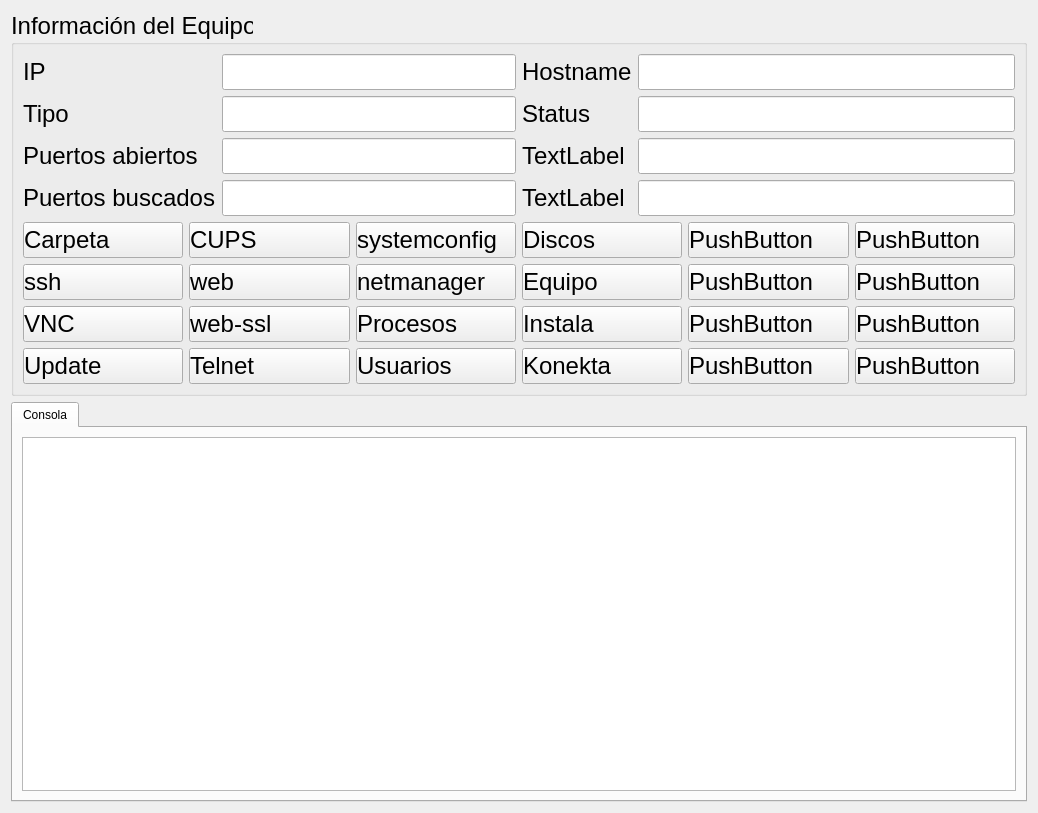
<?xml version="1.0" encoding="UTF-8"?>
<ui version="4.0">
 <class>Equipos</class>
 <widget class="QWidget" name="Equipos">
  <property name="geometry">
   <rect>
    <x>0</x>
    <y>0</y>
    <width>1038</width>
    <height>813</height>
   </rect>
  </property>
  <property name="windowTitle">
   <string>Equipos</string>
  </property>
  <property name="styleSheet">
   <string notr="true">&quot;background-color:red&quot;</string>
  </property>
  <layout class="QGridLayout" name="gridLayout">
   <item row="1" column="0">
    <widget class="QGroupBox" name="groupBox">
     <property name="font">
      <font>
       <pointsize>18</pointsize>
      </font>
     </property>
     <property name="title">
      <string>Información del Equipo</string>
     </property>
     <layout class="QGridLayout" name="gridLayout_3">
      <item row="0" column="0">
       <layout class="QVBoxLayout" name="verticalLayout_10">
        <item>
         <layout class="QHBoxLayout" name="horizontalLayout_4">
          <item>
           <layout class="QHBoxLayout" name="horizontalLayout_2">
            <item>
             <layout class="QVBoxLayout" name="verticalLayout_3">
              <item>
               <widget class="QLabel" name="label_ip">
                <property name="text">
                 <string>IP</string>
                </property>
               </widget>
              </item>
              <item>
               <widget class="QLabel" name="label_tipo">
                <property name="text">
                 <string>Tipo</string>
                </property>
               </widget>
              </item>
              <item>
               <widget class="QLabel" name="label_puertos">
                <property name="text">
                 <string>Puertos abiertos</string>
                </property>
               </widget>
              </item>
              <item>
               <widget class="QLabel" name="label_4">
                <property name="text">
                 <string>Puertos buscados</string>
                </property>
               </widget>
              </item>
             </layout>
            </item>
            <item>
             <layout class="QVBoxLayout" name="verticalLayout_4">
              <item>
               <widget class="QLineEdit" name="lineEdit_ip">
                <property name="readOnly">
                 <bool>true</bool>
                </property>
               </widget>
              </item>
              <item>
               <widget class="QLineEdit" name="lineEdit_tipo">
                <property name="readOnly">
                 <bool>true</bool>
                </property>
               </widget>
              </item>
              <item>
               <widget class="QLineEdit" name="lineEdit_puertos">
                <property name="readOnly">
                 <bool>true</bool>
                </property>
               </widget>
              </item>
              <item>
               <widget class="QLineEdit" name="lineEdit_puertosBuscados">
                <property name="readOnly">
                 <bool>true</bool>
                </property>
               </widget>
              </item>
             </layout>
            </item>
           </layout>
          </item>
          <item>
           <layout class="QHBoxLayout" name="horizontalLayout_3">
            <item>
             <layout class="QVBoxLayout" name="verticalLayout_6">
              <item>
               <widget class="QLabel" name="label_hostname">
                <property name="text">
                 <string>Hostname</string>
                </property>
               </widget>
              </item>
              <item>
               <widget class="QLabel" name="label_status">
                <property name="text">
                 <string>Status</string>
                </property>
               </widget>
              </item>
              <item>
               <widget class="QLabel" name="label_8">
                <property name="text">
                 <string>TextLabel</string>
                </property>
               </widget>
              </item>
              <item>
               <widget class="QLabel" name="label_9">
                <property name="text">
                 <string>TextLabel</string>
                </property>
               </widget>
              </item>
             </layout>
            </item>
            <item>
             <layout class="QVBoxLayout" name="verticalLayout_5">
              <item>
               <widget class="QLineEdit" name="lineEdit_hostname">
                <property name="readOnly">
                 <bool>true</bool>
                </property>
               </widget>
              </item>
              <item>
               <widget class="QLineEdit" name="lineEdit_status">
                <property name="readOnly">
                 <bool>true</bool>
                </property>
               </widget>
              </item>
              <item>
               <widget class="QLineEdit" name="lineEdit_7">
                <property name="readOnly">
                 <bool>true</bool>
                </property>
               </widget>
              </item>
              <item>
               <widget class="QLineEdit" name="lineEdit_8">
                <property name="readOnly">
                 <bool>true</bool>
                </property>
               </widget>
              </item>
             </layout>
            </item>
           </layout>
          </item>
         </layout>
        </item>
        <item>
         <layout class="QHBoxLayout" name="horizontalLayout">
          <item>
           <layout class="QVBoxLayout" name="verticalLayout_2">
            <item>
             <widget class="QPushButton" name="pB_carpeta">
              <property name="styleSheet">
               <string notr="true">Text-align:left</string>
              </property>
              <property name="text">
               <string>Carpeta</string>
              </property>
              <property name="icon">
               <iconset resource="iconos.qrc">
                <normaloff>:/imagenes/iconos/equipos/carpeta_personal.png</normaloff>:/imagenes/iconos/equipos/carpeta_personal.png</iconset>
              </property>
              <property name="iconSize">
               <size>
                <width>35</width>
                <height>35</height>
               </size>
              </property>
             </widget>
            </item>
            <item>
             <widget class="QPushButton" name="pB_ssh">
              <property name="styleSheet">
               <string notr="true">Text-align:left</string>
              </property>
              <property name="text">
               <string>ssh</string>
              </property>
              <property name="icon">
               <iconset resource="iconos.qrc">
                <normaloff>:/imagenes/iconos/equipos/ssh_35.png</normaloff>:/imagenes/iconos/equipos/ssh_35.png</iconset>
              </property>
              <property name="iconSize">
               <size>
                <width>32</width>
                <height>35</height>
               </size>
              </property>
             </widget>
            </item>
            <item>
             <widget class="QPushButton" name="pB_vnc">
              <property name="styleSheet">
               <string notr="true">Text-align:left</string>
              </property>
              <property name="text">
               <string>VNC</string>
              </property>
              <property name="icon">
               <iconset resource="iconos.qrc">
                <normaloff>:/imagenes/iconos/equipos/vnc.jpeg</normaloff>:/imagenes/iconos/equipos/vnc.jpeg</iconset>
              </property>
              <property name="iconSize">
               <size>
                <width>35</width>
                <height>35</height>
               </size>
              </property>
             </widget>
            </item>
            <item>
             <widget class="QPushButton" name="pB_update">
              <property name="styleSheet">
               <string notr="true">Text-align:left</string>
              </property>
              <property name="text">
               <string>Update</string>
              </property>
              <property name="icon">
               <iconset resource="iconos.qrc">
                <normaloff>:/imagenes/iconos/equipos/update.png</normaloff>:/imagenes/iconos/equipos/update.png</iconset>
              </property>
              <property name="iconSize">
               <size>
                <width>35</width>
                <height>35</height>
               </size>
              </property>
             </widget>
            </item>
           </layout>
          </item>
          <item>
           <layout class="QVBoxLayout" name="verticalLayout_7">
            <item>
             <widget class="QPushButton" name="pB_CUPS">
              <property name="styleSheet">
               <string notr="true">Text-align:left</string>
              </property>
              <property name="text">
               <string>CUPS</string>
              </property>
              <property name="icon">
               <iconset resource="iconos.qrc">
                <normaloff>:/imagenes/iconos/equipos/cups32.png</normaloff>:/imagenes/iconos/equipos/cups32.png</iconset>
              </property>
              <property name="iconSize">
               <size>
                <width>35</width>
                <height>35</height>
               </size>
              </property>
             </widget>
            </item>
            <item>
             <widget class="QPushButton" name="pB_web">
              <property name="styleSheet">
               <string notr="true">Text-align:left</string>
              </property>
              <property name="text">
               <string>web</string>
              </property>
              <property name="icon">
               <iconset resource="iconos.qrc">
                <normaloff>:/imagenes/iconos/equipos/web.jpeg</normaloff>:/imagenes/iconos/equipos/web.jpeg</iconset>
              </property>
              <property name="iconSize">
               <size>
                <width>35</width>
                <height>35</height>
               </size>
              </property>
             </widget>
            </item>
            <item>
             <widget class="QPushButton" name="pB_webssl">
              <property name="styleSheet">
               <string notr="true">Text-align:left</string>
              </property>
              <property name="text">
               <string>web-ssl</string>
              </property>
              <property name="icon">
               <iconset resource="iconos.qrc">
                <normaloff>:/imagenes/iconos/equipos/web.jpeg</normaloff>:/imagenes/iconos/equipos/web.jpeg</iconset>
              </property>
              <property name="iconSize">
               <size>
                <width>35</width>
                <height>35</height>
               </size>
              </property>
             </widget>
            </item>
            <item>
             <widget class="QPushButton" name="pB_telnet">
              <property name="styleSheet">
               <string notr="true">Text-align:left</string>
              </property>
              <property name="text">
               <string>Telnet</string>
              </property>
              <property name="icon">
               <iconset resource="iconos.qrc">
                <normaloff>:/imagenes/iconos/equipos/telnet.jpeg</normaloff>:/imagenes/iconos/equipos/telnet.jpeg</iconset>
              </property>
              <property name="iconSize">
               <size>
                <width>35</width>
                <height>35</height>
               </size>
              </property>
             </widget>
            </item>
           </layout>
          </item>
          <item>
           <layout class="QVBoxLayout" name="verticalLayout">
            <item>
             <widget class="QPushButton" name="pB_systemconfig">
              <property name="styleSheet">
               <string notr="true">Text-align:left</string>
              </property>
              <property name="text">
               <string>systemconfig</string>
              </property>
              <property name="icon">
               <iconset resource="iconos.qrc">
                <normaloff>:/imagenes/iconos/equipos/config_pam.png</normaloff>:/imagenes/iconos/equipos/config_pam.png</iconset>
              </property>
              <property name="iconSize">
               <size>
                <width>35</width>
                <height>35</height>
               </size>
              </property>
             </widget>
            </item>
            <item>
             <widget class="QPushButton" name="pB_networkManager">
              <property name="styleSheet">
               <string notr="true">Text-align:left</string>
              </property>
              <property name="text">
               <string>netmanager</string>
              </property>
              <property name="icon">
               <iconset resource="iconos.qrc">
                <normaloff>:/imagenes/iconos/equipos/net.png</normaloff>:/imagenes/iconos/equipos/net.png</iconset>
              </property>
              <property name="iconSize">
               <size>
                <width>35</width>
                <height>35</height>
               </size>
              </property>
             </widget>
            </item>
            <item>
             <widget class="QPushButton" name="pB_procesos">
              <property name="styleSheet">
               <string notr="true">Text-align:left</string>
              </property>
              <property name="text">
               <string>Procesos</string>
              </property>
              <property name="icon">
               <iconset resource="iconos.qrc">
                <normaloff>:/imagenes/iconos/equipos/procesos.png</normaloff>:/imagenes/iconos/equipos/procesos.png</iconset>
              </property>
              <property name="iconSize">
               <size>
                <width>35</width>
                <height>35</height>
               </size>
              </property>
             </widget>
            </item>
            <item>
             <widget class="QPushButton" name="pB_usuarios">
              <property name="styleSheet">
               <string notr="true">Text-align:left</string>
              </property>
              <property name="text">
               <string>Usuarios</string>
              </property>
              <property name="icon">
               <iconset resource="iconos.qrc">
                <normaloff>:/imagenes/iconos/equipos/asistencia.png</normaloff>:/imagenes/iconos/equipos/asistencia.png</iconset>
              </property>
              <property name="iconSize">
               <size>
                <width>35</width>
                <height>35</height>
               </size>
              </property>
             </widget>
            </item>
           </layout>
          </item>
          <item>
           <layout class="QVBoxLayout" name="verticalLayout_8">
            <item>
             <widget class="QPushButton" name="pB_discos">
              <property name="styleSheet">
               <string notr="true">Text-align:left</string>
              </property>
              <property name="text">
               <string>Discos</string>
              </property>
              <property name="icon">
               <iconset resource="iconos.qrc">
                <normaloff>:/imagenes/iconos/equipos/discos.png</normaloff>:/imagenes/iconos/equipos/discos.png</iconset>
              </property>
              <property name="iconSize">
               <size>
                <width>35</width>
                <height>35</height>
               </size>
              </property>
             </widget>
            </item>
            <item>
             <widget class="QPushButton" name="pB_equipo">
              <property name="styleSheet">
               <string notr="true">Text-align:left</string>
              </property>
              <property name="text">
               <string>Equipo</string>
              </property>
              <property name="icon">
               <iconset resource="iconos.qrc">
                <normaloff>:/imagenes/iconos/equipos/lspci.png</normaloff>:/imagenes/iconos/equipos/lspci.png</iconset>
              </property>
              <property name="iconSize">
               <size>
                <width>35</width>
                <height>35</height>
               </size>
              </property>
             </widget>
            </item>
            <item>
             <widget class="QPushButton" name="pB_instala">
              <property name="styleSheet">
               <string notr="true">Text-align:left</string>
              </property>
              <property name="text">
               <string>Instala</string>
              </property>
              <property name="icon">
               <iconset resource="iconos.qrc">
                <normaloff>:/imagenes/iconos/equipos/instala.png</normaloff>:/imagenes/iconos/equipos/instala.png</iconset>
              </property>
              <property name="iconSize">
               <size>
                <width>35</width>
                <height>35</height>
               </size>
              </property>
             </widget>
            </item>
            <item>
             <widget class="QPushButton" name="pB_konekta">
              <property name="sizePolicy">
               <sizepolicy hsizetype="Preferred" vsizetype="Fixed">
                <horstretch>0</horstretch>
                <verstretch>0</verstretch>
               </sizepolicy>
              </property>
              <property name="font">
               <font>
                <stylestrategy>PreferDefault</stylestrategy>
               </font>
              </property>
              <property name="styleSheet">
               <string notr="true">Text-align:left</string>
              </property>
              <property name="text">
               <string>Konekta</string>
              </property>
              <property name="icon">
               <iconset resource="iconos.qrc">
                <normaloff>:/imagenes/iconos/equipos/konekta.png</normaloff>:/imagenes/iconos/equipos/konekta.png</iconset>
              </property>
              <property name="iconSize">
               <size>
                <width>35</width>
                <height>35</height>
               </size>
              </property>
             </widget>
            </item>
           </layout>
          </item>
          <item>
           <layout class="QVBoxLayout" name="verticalLayout_11">
            <item>
             <widget class="QPushButton" name="pushButton_8">
              <property name="styleSheet">
               <string notr="true">Text-align:left</string>
              </property>
              <property name="text">
               <string>PushButton</string>
              </property>
              <property name="icon">
               <iconset resource="iconos.qrc">
                <normaloff>:/imagenes/iconos/equipos/glpi.png</normaloff>:/imagenes/iconos/equipos/glpi.png</iconset>
              </property>
              <property name="iconSize">
               <size>
                <width>35</width>
                <height>35</height>
               </size>
              </property>
             </widget>
            </item>
            <item>
             <widget class="QPushButton" name="pushButton_9">
              <property name="styleSheet">
               <string notr="true">Text-align:left</string>
              </property>
              <property name="text">
               <string>PushButton</string>
              </property>
              <property name="icon">
               <iconset resource="iconos.qrc">
                <normaloff>:/imagenes/iconos/equipos/glpi.png</normaloff>:/imagenes/iconos/equipos/glpi.png</iconset>
              </property>
              <property name="iconSize">
               <size>
                <width>35</width>
                <height>35</height>
               </size>
              </property>
             </widget>
            </item>
            <item>
             <widget class="QPushButton" name="pushButton_10">
              <property name="styleSheet">
               <string notr="true">Text-align:left</string>
              </property>
              <property name="text">
               <string>PushButton</string>
              </property>
              <property name="icon">
               <iconset resource="iconos.qrc">
                <normaloff>:/imagenes/iconos/equipos/glpi.png</normaloff>:/imagenes/iconos/equipos/glpi.png</iconset>
              </property>
              <property name="iconSize">
               <size>
                <width>35</width>
                <height>35</height>
               </size>
              </property>
             </widget>
            </item>
            <item>
             <widget class="QPushButton" name="pushButton_15">
              <property name="styleSheet">
               <string notr="true">Text-align:left</string>
              </property>
              <property name="text">
               <string>PushButton</string>
              </property>
              <property name="icon">
               <iconset resource="iconos.qrc">
                <normaloff>:/imagenes/iconos/equipos/glpi.png</normaloff>:/imagenes/iconos/equipos/glpi.png</iconset>
              </property>
              <property name="iconSize">
               <size>
                <width>35</width>
                <height>35</height>
               </size>
              </property>
             </widget>
            </item>
           </layout>
          </item>
          <item>
           <layout class="QVBoxLayout" name="verticalLayout_9">
            <item>
             <widget class="QPushButton" name="pushButton_6">
              <property name="styleSheet">
               <string notr="true">Text-align:left</string>
              </property>
              <property name="text">
               <string>PushButton</string>
              </property>
              <property name="icon">
               <iconset resource="iconos.qrc">
                <normaloff>:/imagenes/iconos/equipos/atalaya.png</normaloff>:/imagenes/iconos/equipos/atalaya.png</iconset>
              </property>
              <property name="iconSize">
               <size>
                <width>35</width>
                <height>35</height>
               </size>
              </property>
             </widget>
            </item>
            <item>
             <widget class="QPushButton" name="pushButton_4">
              <property name="styleSheet">
               <string notr="true">Text-align:left</string>
              </property>
              <property name="text">
               <string>PushButton</string>
              </property>
              <property name="icon">
               <iconset resource="iconos.qrc">
                <normaloff>:/imagenes/iconos/equipos/atalaya.png</normaloff>:/imagenes/iconos/equipos/atalaya.png</iconset>
              </property>
              <property name="iconSize">
               <size>
                <width>35</width>
                <height>35</height>
               </size>
              </property>
             </widget>
            </item>
            <item>
             <widget class="QPushButton" name="pushButton_3">
              <property name="styleSheet">
               <string notr="true">Text-align:left</string>
              </property>
              <property name="text">
               <string>PushButton</string>
              </property>
              <property name="icon">
               <iconset resource="iconos.qrc">
                <normaloff>:/imagenes/iconos/equipos/atalaya.png</normaloff>:/imagenes/iconos/equipos/atalaya.png</iconset>
              </property>
              <property name="iconSize">
               <size>
                <width>35</width>
                <height>35</height>
               </size>
              </property>
             </widget>
            </item>
            <item>
             <widget class="QPushButton" name="pushButton_5">
              <property name="styleSheet">
               <string notr="true">Text-align:left</string>
              </property>
              <property name="text">
               <string>PushButton</string>
              </property>
              <property name="icon">
               <iconset resource="iconos.qrc">
                <normaloff>:/imagenes/iconos/equipos/atalaya.png</normaloff>:/imagenes/iconos/equipos/atalaya.png</iconset>
              </property>
              <property name="iconSize">
               <size>
                <width>35</width>
                <height>35</height>
               </size>
              </property>
             </widget>
            </item>
           </layout>
          </item>
         </layout>
        </item>
       </layout>
      </item>
     </layout>
    </widget>
   </item>
   <item row="2" column="0">
    <widget class="QTabWidget" name="tabWidget">
     <property name="tabletTracking">
      <bool>false</bool>
     </property>
     <property name="tabPosition">
      <enum>QTabWidget::North</enum>
     </property>
     <property name="tabShape">
      <enum>QTabWidget::Rounded</enum>
     </property>
     <property name="currentIndex">
      <number>0</number>
     </property>
     <property name="iconSize">
      <size>
       <width>30</width>
       <height>30</height>
      </size>
     </property>
     <property name="tabsClosable">
      <bool>false</bool>
     </property>
     <property name="tabBarAutoHide">
      <bool>false</bool>
     </property>
     <widget class="QWidget" name="tab">
      <attribute name="icon">
       <iconset>
        <normaloff>../../../usr/share/grx/asistencia/imagenes/equipos/telnet.jpeg</normaloff>../../../usr/share/grx/asistencia/imagenes/equipos/telnet.jpeg</iconset>
      </attribute>
      <attribute name="title">
       <string>Consola</string>
      </attribute>
      <layout class="QGridLayout" name="gridLayout_2">
       <item row="0" column="0">
        <widget class="QTextEdit" name="textEdit"/>
       </item>
      </layout>
     </widget>
    </widget>
   </item>
  </layout>
 </widget>
 <resources>
  <include location="iconos.qrc"/>
 </resources>
 <connections/>
</ui>
